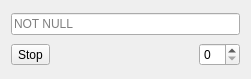
<?xml version="1.0" encoding="UTF-8"?>
<ui version="4.0">
 <class>TextFinder</class>
 <widget class="QDialog" name="TextFinder">
  <property name="geometry">
   <rect>
    <x>0</x>
    <y>0</y>
    <width>251</width>
    <height>79</height>
   </rect>
  </property>
  <property name="windowTitle">
   <string>Find Text</string>
  </property>
  <layout class="QVBoxLayout" name="verticalLayout">
   <item>
    <widget class="QLineEdit" name="lineEdit">
     <property name="placeholderText">
      <string notr="true">NOT NULL</string>
     </property>
    </widget>
   </item>
   <item>
    <layout class="QHBoxLayout" name="horizontalLayout">
     <item>
      <widget class="QToolButton" name="stopButton">
       <property name="text">
        <string>Stop</string>
       </property>
      </widget>
     </item>
     <item>
      <spacer name="horizontalSpacer">
       <property name="orientation">
        <enum>Qt::Horizontal</enum>
       </property>
       <property name="sizeHint" stdset="0">
        <size>
         <width>40</width>
         <height>20</height>
        </size>
       </property>
      </spacer>
     </item>
     <item>
      <widget class="QSpinBox" name="spinBox"/>
     </item>
    </layout>
   </item>
  </layout>
 </widget>
 <resources/>
 <connections/>
</ui>
